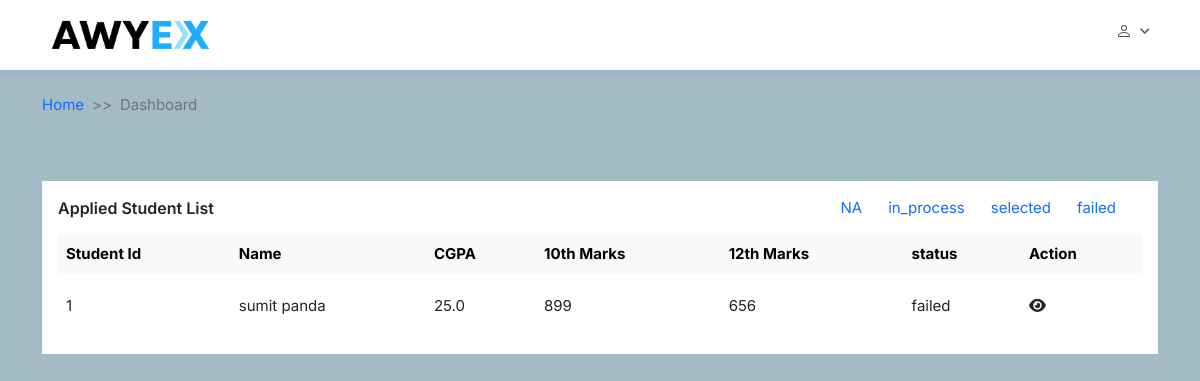
Before: /applied_student_list?job_id=1 with the older database file.
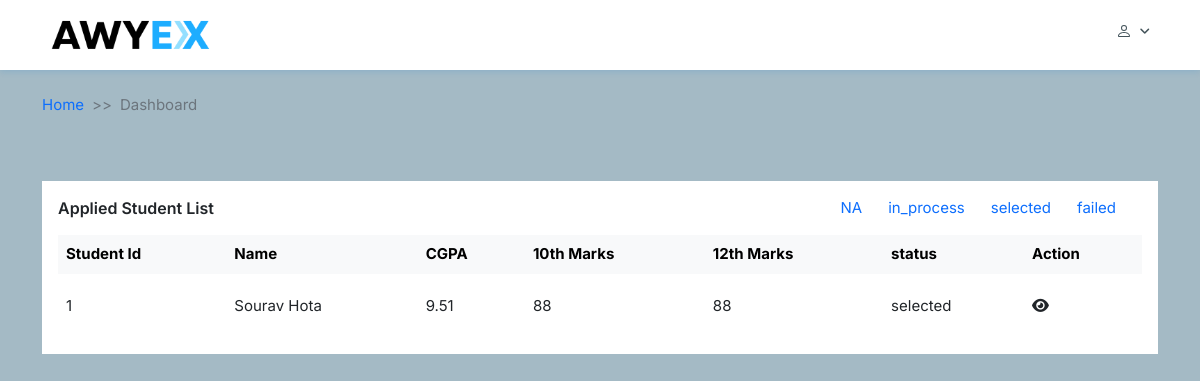
After: the same page with the newer database file.
### common/models.py (models this page shows, shortened)
class AppliedJobs(models.Model):
	user=models.ForeignKey(User,on_delete=models.CASCADE, null=True, blank=True )
	job=models.ForeignKey(Jobs,on_delete=models.CASCADE, null=True, blank=True )
	result=models.CharField(max_length=255, null=True, blank=True )
	status=models.CharField(max_length=255, choices=STATUS_S, default='NA' )

class User(AbstractBaseUser, PermissionsMixin):
	username = models.CharField(max_length=100, unique=True, null=True,blank=True)
	password = models.TextField(null=True,blank=True)
	email = models.EmailField(null=True,blank=True)
	first_name = models.CharField(max_length=100, null=True)
	last_name = models.CharField(max_length=100, null=True)
	is_staff = models.BooleanField(default=False)
	created_on = models.DateField(auto_now_add=True)
	is_active = models.BooleanField(default=True)
	otp = models.CharField(max_length=255, null=True, blank=True)
	contact_number = models.CharField(max_length=10, null=True)
	USERNAME_FIELD = "username"
	REQUIRED_FIELDS = ["email","password"]
	objects = MyAccountManager()
	def get_full_name(self):
		full_name = None
		if self.first_name or self.last_name:
			full_name = self.first_name + " " + self.last_name
		return full_name if full_name else self.email
	@property
	def full_name(self):
		return self.get_full_name()

class StudentDetails(models.Model):
	user=models.ForeignKey(User,on_delete=models.CASCADE, null=True, blank=True)
	cv=models.ImageField(upload_to="cv/", null=True, blank=True)
	cgpa = models.CharField(max_length=255, null=True, blank=True)
	tenth_marks=models.CharField(max_length=255, null=True, blank=True)
	twelveth_marks=models.CharField(max_length=255, null=True, blank=True)
	dob=models.CharField(max_length=255, null=True, blank=True)
	skills=models.CharField(max_length=255, null=True, blank=True)
	coding_langs=models.CharField(max_length=255, null=True, blank=True)
	address=models.CharField(max_length=255, null=True, blank=True)
	pan=models.CharField(max_length=255, null=True, blank=True)
	aadhaar=models.CharField(max_length=255, null=True, blank=True)

### common/views.py (the view)
# urls.py: path('applied_student_list', GetAppliedStudentList.as_view(), name='applied_student_list'),
class GetAppliedStudentList(View):
    model= AppliedJobs
    template= 'admin/applied_student_list.html'
    def get(self, request):
        job_id= request.GET.get('job_id')
        if 'filter' in request.GET.dict():
            applied_job_list= self.model.objects.filter(job__id=job_id, status= request.GET.get('filter'))
        else:
            applied_job_list= self.model.objects.filter(job__id=job_id)
        context={
            "applied_job_list": applied_job_list,
            'status_list': [data[0] for data in STATUS_S],
            'job_id':job_id
        }
        return render(request, self.template, context)

### common/templatetags/joblist.py (called while the page is built)
@register.simple_tag
def get_profile(user):
    print(user)
    try:
        profile= StudentDetails.objects.get(user=user)
        return profile
    except:
        return None

### templates/admin/applied_student_list.html (shortened to what this page needs)
{% extends "starter.html" %}
{% load static %}
{% load joblist %}
{% block content %}
  <section class="table-list">
    <div class="container">
      <div class="row">
        <div class="col-12">
          <div class="card">
            <div class="card-body">
              <div class="card-widght">
                <div class="d-flex align-items-center">
                  <h4 class="header-title mb-0">Applied Student List</h4>
                 </div>
                 <div class="search">
                    {% for status in status_list %}
                        <a href="{% url 'common:applied_student_list' %}?job_id={{job_id}}&filter={{status}}">
                            {{status}}
                        </a>
                    {% endfor %}
                </div>
              </div>
              <div id="cardCollpase4" class="collapse show">
                <div class="table-responsive pt-3">
                  <table class="table table-centered table-nowrap table-borderless mb-0 table-hover">
                    <thead class="table-light">
                      <tr>
                        <th>Student Id</th>
                        <th>Name</th>
                        <th>CGPA</th>
                        <th>10th Marks</th>
                        <th>12th Marks</th>
                        <th>status</th>
                        <th>Action</th>
                      </tr>
                    </thead>
                    <tbody>
                    {% for job in applied_job_list %}
                    {% get_profile job.user as profile %}
                      <tr>
                        <td>{{profile.id}}</td>
                        <td>{{job.user.full_name}}</td>
                        <td>{{profile.cgpa}}</td>
                        <td>{{profile.tenth_marks}}</td>
                        <td>{{profile.twelveth_marks}}</td>
                        <td>{{job.status}}</td>
                        <td>
                          <a data-bs-toggle="modal" data-bs-target="#aj{{job.id}}"><i class="fa-solid fa-eye"></i></a>
                        </td>
                      </tr>
                    {% endfor %}
                    </tbody>
                  </table>
                </div>
              </div>
            </div>
          </div>
        </div>
      </div>
    </div>
  </section>
{% endblock content %}

Changed rows visible on the page:
changed AppliedJobs: user.full_name "sumit panda" → "Sourav Hota"; status "failed" → "selected"
changed StudentDetails id 1: cgpa "25.0" → "9.51"; tenth_marks "899" → "88"; twelveth_marks "656" → "88"
